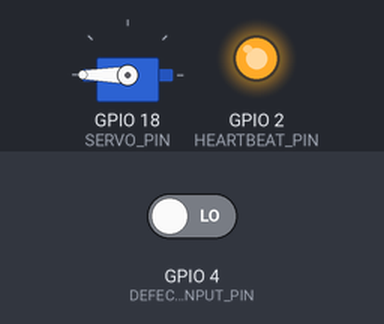
Bench run of a sketch on a simulated ESP32. On the bench: servo, output pins drawn as LEDs (lit = HIGH). Inputs (shaded band) come from the test bench; at power-on: GPIO 4 (DEFECT_INPUT_PIN) LOW. WiFi joins after 1.5 s; servers stay silent unless stated; what the sketch prints to the serial monitor is not drawn.

Above: at 3.0 s.
3.1 s: GPIO 4 (DEFECT_INPUT_PIN) driven HIGH
At 3.9 s:
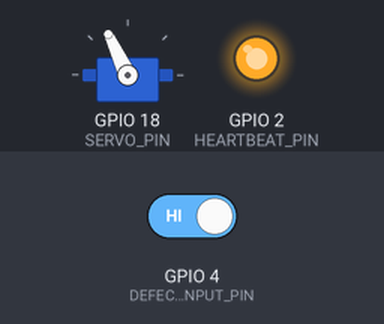
4.8 s: GPIO 4 (DEFECT_INPUT_PIN) driven LOW
At 5.6 s:
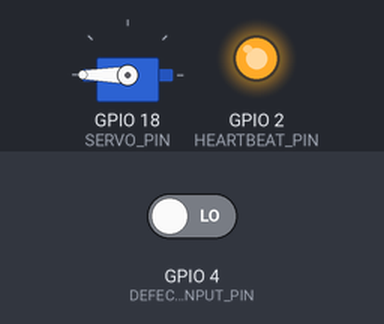
Timing chart, 0 to 7.8 s (numbered marks = the images above; inputs shaded):
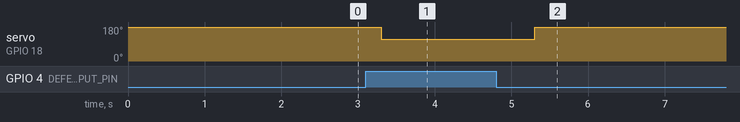

Measured:
- after the input at 3.1 s, servo on GPIO 18 (SERVO_PIN): 180° → 115° after 0.20 s
- after the input at 4.8 s, servo on GPIO 18 (SERVO_PIN): 115° → 180° after 0.51 s

The sketch:

ESPMAIN_FINAL.ino
```cpp
#define BLYNK_TEMPLATE_ID "TMPL6FBZJn09A"
#define BLYNK_TEMPLATE_NAME "QualityCheck"
#define BLYNK_AUTH_TOKEN "Mr-UeUQ_cy7j1Ud0PAWP4hT3fKZB2tft"

#include <WiFi.h>
#include <BlynkSimpleEsp32.h>
#include <ESP32Servo.h>

char ssid[] = "DESKTOP";
char pass[] = "809^36dN";

// ✅ PIN konfigurasi
#define DEFECT_INPUT_PIN 4       // Sinyal dari ESP32-CAM
#define SERVO_PIN 18             // Gunakan pin PWM: 13, 18, 19, 21 dst.
#define HEARTBEAT_PIN 2          // Output heartbeat ke ESP Backup

Servo SG90;
BlynkTimer timer;

void checkWiFiStatus() { // Wifi Status ke Blynk
  Blynk.virtualWrite(V4, WiFi.status() == WL_CONNECTED ? 1 : 0);
  IPAddress ip = WiFi.localIP();
  String ipStr = ip.toString();
  Blynk.virtualWrite(V2, ipStr);
}

void checkDefectAndMoveServo() { // Detect + Gerak Servo
  bool defectSignal = digitalRead(DEFECT_INPUT_PIN);

  if (defectSignal == HIGH) {
    SG90.write(115);
    delay(1000);
    Serial.println("⚠️ Defect detected");
    Blynk.virtualWrite(V3, "⚠️ Damaged");
  }
  else if (defectSignal == LOW) {
    SG90.write(180);
    Serial.println("✅ Produk OK");
    Blynk.virtualWrite(V3, "✅ Intact");
  }
}

void setup() {
  Serial.begin(115200); // Debug Serial Monitor
  // ✅ Pin setup Defect + Heartbeat
  pinMode(DEFECT_INPUT_PIN, INPUT_PULLDOWN);
  pinMode(HEARTBEAT_PIN, OUTPUT);
  digitalWrite(HEARTBEAT_PIN, HIGH); // Heartbeat aktif untuk Backup

  // ✅ Setup Servo SG90
  SG90.setPeriodHertz(50);  // 50Hz PWM untuk servo
  SG90.attach(SERVO_PIN);
  SG90.write(180);  // Posisi awal

  // ✅ WiFi + Blynk
  Blynk.begin(BLYNK_AUTH_TOKEN, ssid, pass);
  Blynk.virtualWrite(V0, 1); // MAIN aktif
  Blynk.virtualWrite(V1, 0); // BACKUP nonaktif

  // ✅ Timer setup
  timer.setInterval(500L, checkDefectAndMoveServo);
  timer.setInterval(3000L, checkWiFiStatus);
}

void loop() {
  Blynk.run();
  timer.run();
}
```
